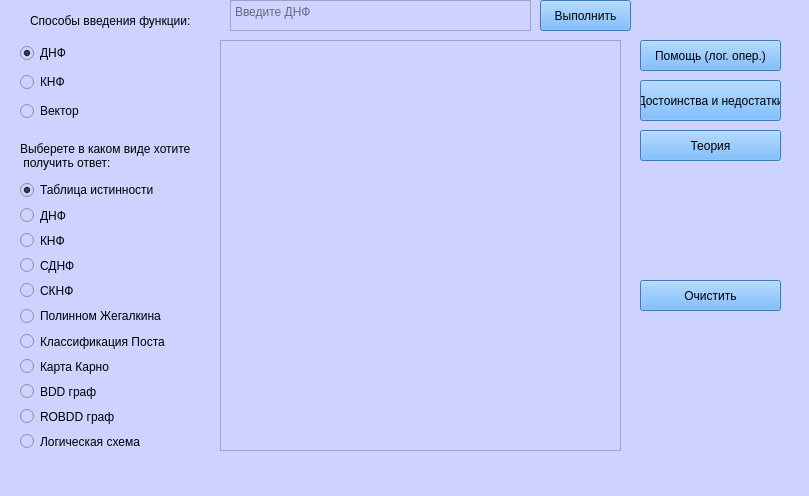
<?xml version="1.0" encoding="UTF-8"?>
<ui version="4.0">
 <class>MainWindow</class>
 <widget class="QMainWindow" name="MainWindow">
  <property name="geometry">
   <rect>
    <x>0</x>
    <y>0</y>
    <width>809</width>
    <height>496</height>
   </rect>
  </property>
  <property name="windowTitle">
   <string>MainWindow</string>
  </property>
  <property name="styleSheet">
   <string notr="true">background-color: rgb(206, 210, 255);</string>
  </property>
  <widget class="QWidget" name="centralwidget">
   <widget class="QTextEdit" name="Input">
    <property name="geometry">
     <rect>
      <x>230</x>
      <y>0</y>
      <width>301</width>
      <height>31</height>
     </rect>
    </property>
    <property name="verticalScrollBarPolicy">
     <enum>Qt::ScrollBarAlwaysOff</enum>
    </property>
    <property name="placeholderText">
     <string>Введите ДНФ</string>
    </property>
   </widget>
   <widget class="QPushButton" name="Table_true_button">
    <property name="geometry">
     <rect>
      <x>540</x>
      <y>0</y>
      <width>91</width>
      <height>31</height>
     </rect>
    </property>
    <property name="styleSheet">
     <string notr="true">background-color: rgb(85, 170, 255);
color: rgb(0, 0, 0);</string>
    </property>
    <property name="text">
     <string>Выполнить</string>
    </property>
   </widget>
   <widget class="QPushButton" name="Helpbutton">
    <property name="geometry">
     <rect>
      <x>640</x>
      <y>40</y>
      <width>141</width>
      <height>31</height>
     </rect>
    </property>
    <property name="styleSheet">
     <string notr="true">background-color: rgb(85, 170, 255);
color: rgb(0, 0, 0);</string>
    </property>
    <property name="text">
     <string>Помощь (лог. опер.)</string>
    </property>
   </widget>
   <widget class="QWidget" name="layoutWidget">
    <property name="geometry">
     <rect>
      <x>20</x>
      <y>40</y>
      <width>91</width>
      <height>86</height>
     </rect>
    </property>
    <layout class="QVBoxLayout" name="verticalLayout">
     <item>
      <widget class="QRadioButton" name="Input_type">
       <property name="styleSheet">
        <string notr="true">color:rgb(0, 0, 0);
</string>
       </property>
       <property name="text">
        <string>ДНФ</string>
       </property>
       <property name="checked">
        <bool>true</bool>
       </property>
       <property name="autoExclusive">
        <bool>true</bool>
       </property>
      </widget>
     </item>
     <item>
      <widget class="QRadioButton" name="Input_type_2">
       <property name="styleSheet">
        <string notr="true">color:rgb(0, 0, 0);
</string>
       </property>
       <property name="text">
        <string>КНФ</string>
       </property>
       <property name="checked">
        <bool>false</bool>
       </property>
       <property name="autoExclusive">
        <bool>true</bool>
       </property>
      </widget>
     </item>
     <item>
      <widget class="QRadioButton" name="Vector">
       <property name="styleSheet">
        <string notr="true">color:rgb(0, 0, 0);</string>
       </property>
       <property name="text">
        <string>Вектор</string>
       </property>
      </widget>
     </item>
    </layout>
   </widget>
   <widget class="QWidget" name="layoutWidget">
    <property name="geometry">
     <rect>
      <x>20</x>
      <y>180</y>
      <width>161</width>
      <height>271</height>
     </rect>
    </property>
    <layout class="QVBoxLayout" name="verticalLayout_2">
     <item>
      <widget class="QRadioButton" name="Output_type">
       <property name="styleSheet">
        <string notr="true">
color: rgb(0, 0, 0);</string>
       </property>
       <property name="text">
        <string>Таблица истинности</string>
       </property>
       <property name="checked">
        <bool>true</bool>
       </property>
      </widget>
     </item>
     <item>
      <widget class="QRadioButton" name="DNF">
       <property name="styleSheet">
        <string notr="true">color:rgb(0, 0, 0);
</string>
       </property>
       <property name="text">
        <string>ДНФ</string>
       </property>
      </widget>
     </item>
     <item>
      <widget class="QRadioButton" name="KNF">
       <property name="styleSheet">
        <string notr="true">color:rgb(0, 0, 0);
</string>
       </property>
       <property name="text">
        <string>КНФ</string>
       </property>
      </widget>
     </item>
     <item>
      <widget class="QRadioButton" name="CDNF">
       <property name="styleSheet">
        <string notr="true">color:rgb(0, 0, 0);</string>
       </property>
       <property name="text">
        <string>СДНФ</string>
       </property>
      </widget>
     </item>
     <item>
      <widget class="QRadioButton" name="CKNF">
       <property name="styleSheet">
        <string notr="true">color:rgb(0, 0, 0);</string>
       </property>
       <property name="text">
        <string>СКНФ</string>
       </property>
      </widget>
     </item>
     <item>
      <widget class="QRadioButton" name="Polinom">
       <property name="styleSheet">
        <string notr="true">color:rgb(0, 0, 0);</string>
       </property>
       <property name="text">
        <string>Полинном Жегалкина</string>
       </property>
      </widget>
     </item>
     <item>
      <widget class="QRadioButton" name="TablePost">
       <property name="styleSheet">
        <string notr="true">color:rgb(0, 0, 0);</string>
       </property>
       <property name="text">
        <string>Классификация Поста</string>
       </property>
      </widget>
     </item>
     <item>
      <widget class="QRadioButton" name="Karno">
       <property name="styleSheet">
        <string notr="true">color:rgb(0, 0, 0);
</string>
       </property>
       <property name="text">
        <string>Карта Карно</string>
       </property>
      </widget>
     </item>
     <item>
      <widget class="QRadioButton" name="BDDGraph">
       <property name="styleSheet">
        <string notr="true">color:rgb(0, 0, 0);
</string>
       </property>
       <property name="text">
        <string>BDD граф</string>
       </property>
      </widget>
     </item>
     <item>
      <widget class="QRadioButton" name="SokrBDD">
       <property name="styleSheet">
        <string notr="true">color:rgb(0, 0, 0);
</string>
       </property>
       <property name="text">
        <string>ROBDD граф</string>
       </property>
      </widget>
     </item>
     <item>
      <widget class="QRadioButton" name="Schem">
       <property name="styleSheet">
        <string notr="true">color:rgb(0, 0, 0);</string>
       </property>
       <property name="text">
        <string>Логическая cхема</string>
       </property>
      </widget>
     </item>
    </layout>
   </widget>
   <widget class="QPushButton" name="Clear_button">
    <property name="geometry">
     <rect>
      <x>640</x>
      <y>280</y>
      <width>141</width>
      <height>31</height>
     </rect>
    </property>
    <property name="styleSheet">
     <string notr="true">background-color: rgb(85, 170, 255);
color: rgb(0, 0, 0);</string>
    </property>
    <property name="text">
     <string>Очистить</string>
    </property>
   </widget>
   <widget class="QPushButton" name="Theory_button">
    <property name="geometry">
     <rect>
      <x>640</x>
      <y>130</y>
      <width>141</width>
      <height>31</height>
     </rect>
    </property>
    <property name="styleSheet">
     <string notr="true">background-color: rgb(85, 170, 255);
color: rgb(0, 0, 0);</string>
    </property>
    <property name="text">
     <string>Теория</string>
    </property>
   </widget>
   <widget class="QLabel" name="label">
    <property name="geometry">
     <rect>
      <x>20</x>
      <y>140</y>
      <width>171</width>
      <height>31</height>
     </rect>
    </property>
    <property name="styleSheet">
     <string notr="true">
color: rgb(0, 0, 0);</string>
    </property>
    <property name="text">
     <string>Выберете в каком виде хотите
 получить ответ: </string>
    </property>
   </widget>
   <widget class="QLabel" name="label_2">
    <property name="geometry">
     <rect>
      <x>30</x>
      <y>10</y>
      <width>171</width>
      <height>21</height>
     </rect>
    </property>
    <property name="styleSheet">
     <string notr="true">
color: rgb(0, 0, 0);</string>
    </property>
    <property name="text">
     <string>Способы введения функции:</string>
    </property>
   </widget>
   <widget class="QPushButton" name="plus_minus_button">
    <property name="geometry">
     <rect>
      <x>640</x>
      <y>80</y>
      <width>141</width>
      <height>41</height>
     </rect>
    </property>
    <property name="styleSheet">
     <string notr="true">background-color: rgb(85, 170, 255);
color: rgb(0, 0, 0);</string>
    </property>
    <property name="text">
     <string>Достоинства и недостатки</string>
    </property>
   </widget>
   <widget class="QScrollArea" name="scrollArea">
    <property name="geometry">
     <rect>
      <x>220</x>
      <y>40</y>
      <width>401</width>
      <height>411</height>
     </rect>
    </property>
    <property name="widgetResizable">
     <bool>true</bool>
    </property>
    <widget class="QWidget" name="scrollAreaWidgetContents">
     <property name="geometry">
      <rect>
       <x>0</x>
       <y>0</y>
       <width>399</width>
       <height>409</height>
      </rect>
     </property>
     <layout class="QGridLayout" name="gridLayout">
      <item row="0" column="0">
       <widget class="QLabel" name="Output">
        <property name="styleSheet">
         <string notr="true">border-color: rgb(170, 0, 255);
border-right-color: rgb(170, 0, 255);
gridline-color: rgb(170, 0, 127);
border-top-color: rgb(170, 85, 255);</string>
        </property>
        <property name="text">
         <string/>
        </property>
        <property name="alignment">
         <set>Qt::AlignLeading|Qt::AlignLeft|Qt::AlignTop</set>
        </property>
       </widget>
      </item>
     </layout>
    </widget>
   </widget>
  </widget>
  <widget class="QMenuBar" name="menubar">
   <property name="geometry">
    <rect>
     <x>0</x>
     <y>0</y>
     <width>809</width>
     <height>20</height>
    </rect>
   </property>
  </widget>
  <widget class="QStatusBar" name="statusbar"/>
 </widget>
 <resources/>
 <connections/>
</ui>
